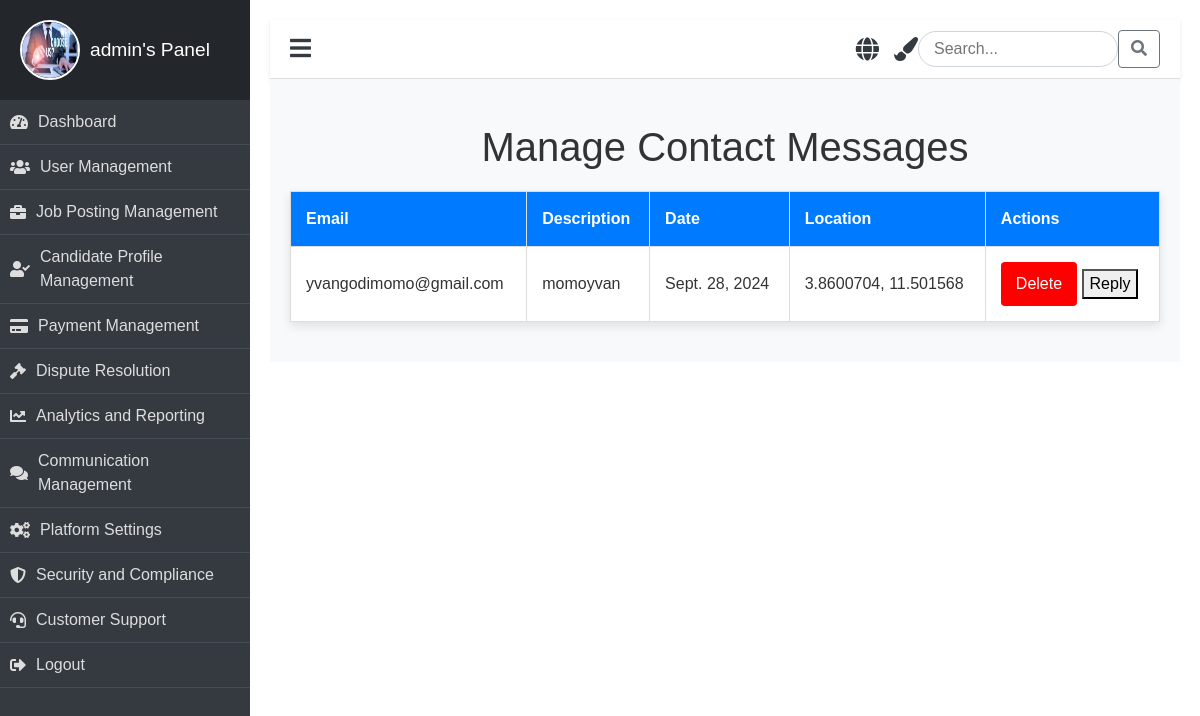
The page /manage_contact/ (signed in) on the database its author committed.
### job/models.py (models this page shows, shortened)
class CustomUser(AbstractUser):
    ROLE_CHOICES = (
        ('admin', 'Admin'),
        ('expert', 'Expert'),
        ('client', 'Client'),
    )
    role = models.CharField(max_length=30, choices=ROLE_CHOICES, default='client')
    profile_picture = models.ImageField(upload_to='profile_pictures/', blank=True, null=True)
    phone = models.CharField(max_length=15, default='0000000000')  # Provide a default value
    address = models.TextField(null=True, blank=True)  # Temporarily allow null

class Contact(models.Model):
    email = models.EmailField()
    description = models.TextField()
    date = models.DateField(auto_now_add=True)  # Automatically set the date to now
    location = models.CharField(max_length=255)

### job/views.py (the view)
# urls.py: path('manage_contact/', manage_contact, name='manage_contact'),
def manage_contact(request):
    contacts = Contact.objects.all()  # Fetch all contact messages
    return render(request, 'panel/admin/contact/manage_contact.html', {'contacts': contacts})

### job/templates/panel/admin/contact/manage_contact.html (shortened to what this page needs)
{% extends 'panel/base/base_admin.html' %}
{% load static %}
{% block content %}
<h1 class="text-center mt-4">Manage Contact Messages</h1>
<table class="contact-table">
    <thead>
        <tr>
            <th>Email</th>
            <th>Description</th>
            <th>Date</th>
            <th>Location</th>
            <th>Actions</th>
        </tr>
    </thead>
    <tbody>
        {% for contact in contacts %}
        <tr>
            <td>{{ contact.email }}</td>
            <td>{{ contact.description }}</td>
            <td>{{ contact.date }}</td>
            <td>{{ contact.location }}</td>
            <td>
                <button class="btn-delete" onclick="deleteContact({{ contact.id }})">Delete</button>
                <button class="btn-reply" onclick="toggleReplyForm({{ contact.id }})">Reply</button>
            </td>
        </tr>
        {% endfor %}
    </tbody>
</table>
{% endblock %}

### job/templates/panel/base/base_admin.html (shortened to what this page needs)
{% load static %}
<!DOCTYPE html>
<html lang="en">
<head>
    <link rel="stylesheet" href="https://stackpath.bootstrapcdn.com/bootstrap/4.5.2/css/bootstrap.min.css">
    <link rel="stylesheet" href="https://cdnjs.cloudflare.com/ajax/libs/font-awesome/5.15.3/css/all.min.css">
    <link rel="stylesheet" href="{% static 'css/clients.css' %}">
</head>
<body>
    <div class="dashboard">
        <div class="dashboard-nav">
            <header>
                <a href="{% url 'admin_panel' %}" class="brand-logo animate__animated animate__fadeInLeft">
                    {% if user.profile_picture %}
                        <img src="{{ user.profile_picture.url }}" alt="{{ user.username }}'s profile picture" class="profile-pic" />
                    {% else %}
                        <img src="{% static 'image/why.jpeg' %}" alt="Default Avatar" class="profile-pic" />
                    {% endif %}
                    <span>{{ user.username }}'s Panel</span>
                </a>
            </header>
            <nav class="dashboard-nav-list">
                <a href="{% url 'admin_panel' %}" class="dashboard-nav-item"><i class="fas fa-tachometer-alt"></i> Dashboard</a>
                <a href="{% url 'user_management' %}" class="dashboard-nav-item"><i class="fas fa-users"></i> User Management</a>
                <a href="#" class="dashboard-nav-item"><i class="fas fa-briefcase"></i> Job Posting Management</a>
                <a href="{% url 'portfolio_management' %}" class="dashboard-nav-item"><i class="fas fa-user-check"></i> Candidate Profile Management</a>
                <a href="#" class="dashboard-nav-item"><i class="fas fa-credit-card"></i> Payment Management</a>
                <a href="#" class="dashboard-nav-item"><i class="fas fa-gavel"></i> Dispute Resolution</a>
                <a href="#" class="dashboard-nav-item"><i class="fas fa-chart-line"></i> Analytics and Reporting</a>
                <a href="{% url 'post_communication' %}" class="dashboard-nav-item"><i class="fas fa-comments"></i> Communication Management</a>
                <a href="{% url 'security_settings' %}" class="dashboard-nav-item"><i class="fas fa-cogs"></i> Platform Settings</a>
                <a href="#" class="dashboard-nav-item"><i class="fas fa-shield-alt"></i> Security and Compliance</a>
                <a href="{% url 'manage_contact' %}" class="dashboard-nav-item"><i class="fas fa-headset"></i> Customer Support</a>
                <a href="{% url 'logout' %}" class="dashboard-nav-item"><i class="fas fa-sign-out-alt"></i> Logout</a>
            </nav>
        </div>
        <main class="dashboard-app">
            <header class="dashboard-toolbar">
                <a href="#!" class="menu-toggle"><i class="fas fa-bars"></i></a>
                <div class="header-icons">
                    <i class="fas fa-globe icon" title="Change Language" onclick="toggleLanguage()"></i>
                    <i class="fas fa-paint-brush icon" title="Change Theme" onclick="toggleTheme()"></i>
                    <div class="search-bar">
                        <input type="text" placeholder="Search..." aria-label="Search" />
                        <button class="btn btn-outline-secondary" type="button"><i class="fas fa-search"></i></button>
                    </div>
                </div>
            </header>
            <div class="dashboard-content">
                {% block content %}{% endblock %}
            </div>
        </main>
    </div>
</body>
</html>

### job/static/css/clients.css (style rules this page uses)
body { font-family: 'Arial', sans-serif; background-color: #f8f9fa; color: #333; margin: 0; padding: 0; overflow-x: hidden; }
.dashboard { display: flex; min-height: 100vh; }
.dashboard-nav { width: 250px; background-color: #343a40; color: #fff; transition: width 0.4s ease, opacity 0.4s ease; opacity: 1; }
.dashboard-nav header { padding: 20px; display: flex; align-items: center; justify-content: flex-start; background-color: #23272b; text-align: left; }
.dashboard-nav .profile-pic { width: 60px; height: 60px; border-radius: 50%; margin-right: 10px; border: 2px solid #fff; }
.dashboard-nav .brand-logo { display: flex; align-items: center; font-size: 1.2rem; color: #fff; text-decoration: none; }
.dashboard-nav .brand-logo span { transition: opacity 0.4s ease; }
.dashboard-nav .dashboard-nav-list { padding: 0; margin: 0; list-style: none; }
.dashboard-nav-item { display: flex; align-items: center; padding: 15px; font-size: 1rem; color: #ddd; text-decoration: none; border-bottom: 1px solid #454d55; transition: background-color 0.3s ease; }
.dashboard-nav-item i { margin-right: 10px; }
.dashboard-app { flex-grow: 1; background-color: #fff; padding: 20px; transition: margin-left 0.4s ease; }
.dashboard-toolbar { display: flex; justify-content: space-between; align-items: center; padding: 10px 20px; background-color: #fff; border-bottom: 1px solid #ddd; box-shadow: 0 2px 4px rgba(0, 0, 0, 0.1); }
.dashboard-toolbar .menu-toggle { font-size: 1.5rem; cursor: pointer; color: #343a40; }
.header-icons .icon { margin-left: 15px; font-size: 1.3rem; color: #343a40; transition: color 0.3s ease; }
.search-bar input { width: 200px; border-radius: 20px; border: 1px solid #ced4da; padding: 5px 15px; transition: width 0.3s ease; }
.dashboard-content { padding: 20px; background-color: #f8f9fa; }
.dashboard-nav .brand-logo { animation: slideIn 1s ease-in-out; }
.dashboard-nav-item { position: relative; overflow: hidden; }
.dashboard-nav-item::before { content: ''; position: absolute; top: 0; left: 0; width: 100%; height: 100%; background-color: rgba(255, 255, 255, 0.2); transform: translateX(-100%); transition: transform 0.5s ease; }
.dashboard-app { animation: fadeIn 1s ease-in-out; }

### job/templates/panel/base/base_admin.html (style rules this page uses)
.profile-pic { width: 50px; height: 50px; border-radius: 50%; margin-right: 10px; }
.header-icons { display: flex; align-items: center; }
.header-icons .icon { margin-left: 15px; cursor: pointer; font-size: 1.5rem; }
.search-bar { margin-left: auto; display: flex; align-items: center; }
.search-bar input { border-radius: 20px; border: 1px solid #ced4da; padding: 5px 15px; width: 200px; }
.dashboard-nav-list a { display: flex; align-items: center; padding: 10px; }

### job/templates/panel/admin/contact/manage_contact.html (style rules this page uses)
body { font-family: 'Arial', sans-serif; background-color: #f8f9fa; }
.contact-table { width: 100%; border-collapse: collapse; margin: 20px 0; background-color: #fff; box-shadow: 0 4px 10px rgba(0, 0, 0, 0.1); }
.contact-table th, .contact-table td { padding: 15px; text-align: left; border: 1px solid #ddd; }
.contact-table th { background-color: #007bff; color: white; }
.btn-delete { background-color: red; color: white; padding: 10px 15px; border: none; border-radius: 4px; cursor: pointer; transition: background-color 0.3s ease; }

### rows shown on the page
CustomUser: username "admin"
Contact: email "yvangodimomo@gmail.com", description "momoyvan", date "Sept. 28, 2024", location "3.8600704, 11.501568"
